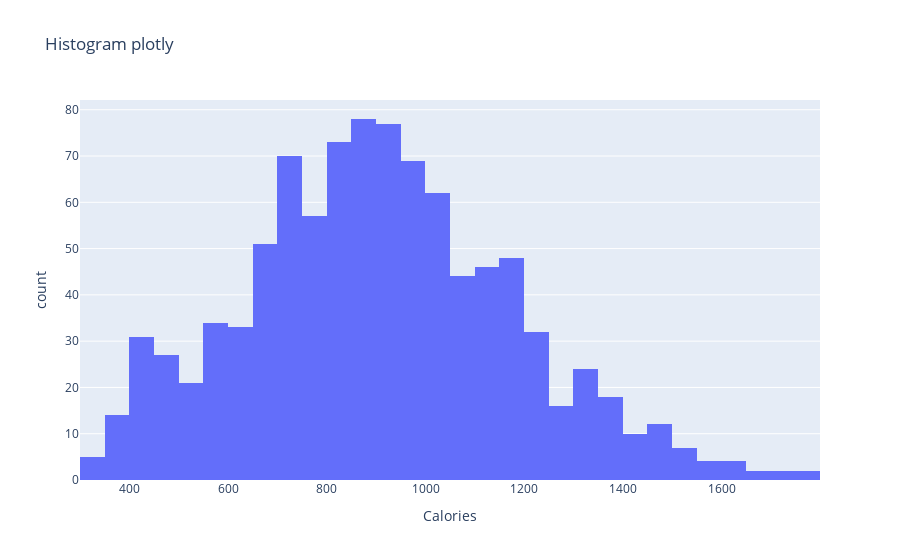

Source (notebook cell):
### Code cell
pt.histogram(A,x='Calories',nbins=30,title='Histogram plotly')

### Figure 1 — Plotly figure (JSON) as saved in the notebook; plotly's stock layout.template omitted (floating-point values rounded to 4 significant figures; data arrays with more than 128 entries replaced by an {"elided": "..."} marker saying what was removed)
{"data": [{"alignmentgroup": "True", "bingroup": "x", "hovertemplate": "Calories=%{x}<br>count=%{y}<extra></extra>", "legendgroup": "", "marker": {"color": "#636efa", "pattern": {"shape": ""}}, "name": "", "nbinsx": 30, "offsetgroup": "", "orientation": "v", "showlegend": false, "type": "histogram", "x": {"elided": "973 int values"}, "xaxis": "x", "yaxis": "y"}], "layout": {"barmode": "relative", "legend": {"tracegroupgap": 0}, "title": {"text": "Histogram plotly"}, "xaxis": {"anchor": "y", "domain": [0, 1], "title": {"text": "Calories"}}, "yaxis": {"anchor": "x", "domain": [0, 1], "title": {"text": "count"}}}}
